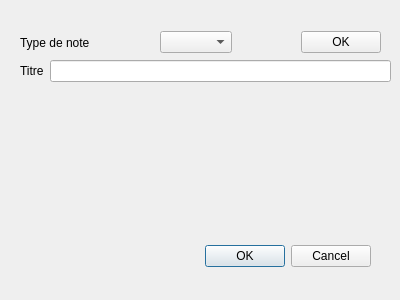
<?xml version="1.0" encoding="UTF-8"?>
<ui version="4.0">
 <class>CreateNote</class>
 <widget class="QDialog" name="CreateNote">
  <property name="geometry">
   <rect>
    <x>0</x>
    <y>0</y>
    <width>400</width>
    <height>300</height>
   </rect>
  </property>
  <property name="windowTitle">
   <string>Dialog</string>
  </property>
  <widget class="QDialogButtonBox" name="buttonBox">
   <property name="geometry">
    <rect>
     <x>30</x>
     <y>240</y>
     <width>341</width>
     <height>32</height>
    </rect>
   </property>
   <property name="orientation">
    <enum>Qt::Horizontal</enum>
   </property>
   <property name="standardButtons">
    <set>QDialogButtonBox::Cancel|QDialogButtonBox::Ok</set>
   </property>
  </widget>
  <widget class="QWidget" name="verticalLayoutWidget">
   <property name="geometry">
    <rect>
     <x>20</x>
     <y>90</y>
     <width>371</width>
     <height>141</height>
    </rect>
   </property>
   <layout class="QVBoxLayout" name="verticalLayout"/>
  </widget>
  <widget class="QWidget" name="">
   <property name="geometry">
    <rect>
     <x>20</x>
     <y>60</y>
     <width>371</width>
     <height>22</height>
    </rect>
   </property>
   <layout class="QHBoxLayout" name="horizontalLayout_2">
    <item>
     <widget class="QLabel" name="label_2">
      <property name="text">
       <string>Titre</string>
      </property>
     </widget>
    </item>
    <item>
     <widget class="QLineEdit" name="lineEdit"/>
    </item>
   </layout>
  </widget>
  <widget class="QWidget" name="">
   <property name="geometry">
    <rect>
     <x>20</x>
     <y>30</y>
     <width>361</width>
     <height>25</height>
    </rect>
   </property>
   <layout class="QHBoxLayout" name="horizontalLayout_3">
    <item>
     <layout class="QHBoxLayout" name="horizontalLayout">
      <item>
       <widget class="QLabel" name="label">
        <property name="text">
         <string>Type de note</string>
        </property>
       </widget>
      </item>
      <item>
       <spacer name="horizontalSpacer_2">
        <property name="orientation">
         <enum>Qt::Horizontal</enum>
        </property>
        <property name="sizeHint" stdset="0">
         <size>
          <width>40</width>
          <height>20</height>
         </size>
        </property>
       </spacer>
      </item>
      <item>
       <widget class="QComboBox" name="comboBox"/>
      </item>
      <item>
       <spacer name="horizontalSpacer">
        <property name="orientation">
         <enum>Qt::Horizontal</enum>
        </property>
        <property name="sizeHint" stdset="0">
         <size>
          <width>40</width>
          <height>20</height>
         </size>
        </property>
       </spacer>
      </item>
     </layout>
    </item>
    <item>
     <widget class="QPushButton" name="pushButton">
      <property name="text">
       <string>OK</string>
      </property>
     </widget>
    </item>
   </layout>
  </widget>
 </widget>
 <resources/>
 <connections>
  <connection>
   <sender>buttonBox</sender>
   <signal>accepted()</signal>
   <receiver>CreateNote</receiver>
   <slot>accept()</slot>
   <hints>
    <hint type="sourcelabel">
     <x>248</x>
     <y>254</y>
    </hint>
    <hint type="destinationlabel">
     <x>157</x>
     <y>274</y>
    </hint>
   </hints>
  </connection>
  <connection>
   <sender>buttonBox</sender>
   <signal>rejected()</signal>
   <receiver>CreateNote</receiver>
   <slot>reject()</slot>
   <hints>
    <hint type="sourcelabel">
     <x>316</x>
     <y>260</y>
    </hint>
    <hint type="destinationlabel">
     <x>286</x>
     <y>274</y>
    </hint>
   </hints>
  </connection>
 </connections>
</ui>
